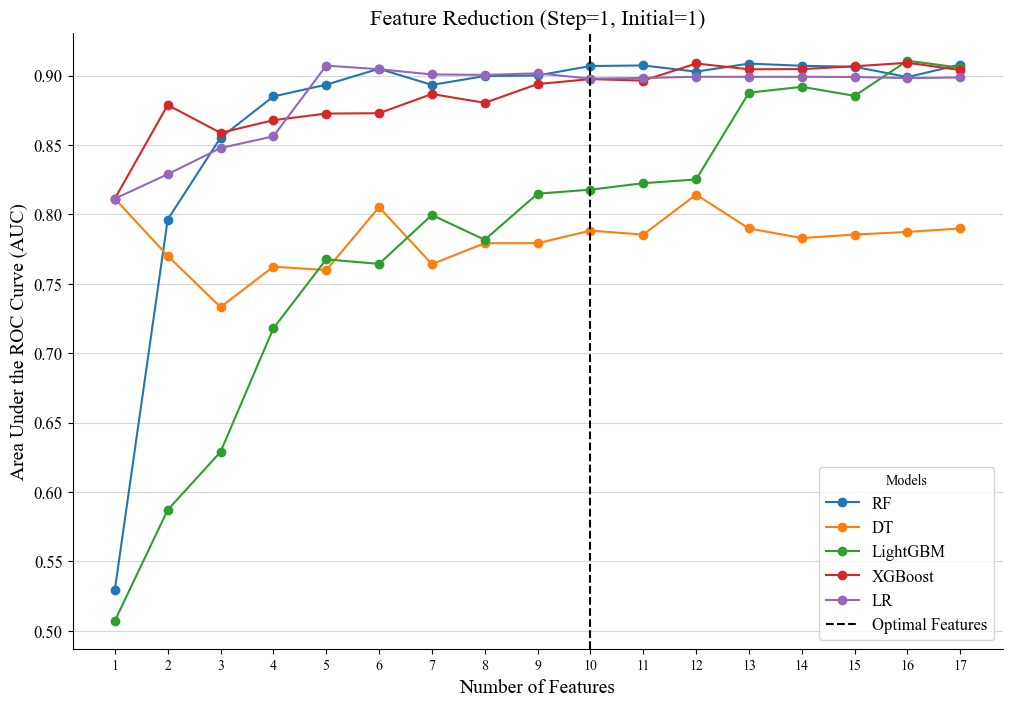

Generate this figure with Python:
import pandas as pd
import numpy as np
import matplotlib.pyplot as plt
from sklearn.model_selection import train_test_split
from sklearn.feature_selection import RFE
from sklearn.metrics import roc_auc_score
from sklearn.ensemble import RandomForestClassifier
from sklearn.tree import DecisionTreeClassifier
from xgboost import XGBClassifier
from sklearn.linear_model import LogisticRegression
from lightgbm import LGBMClassifier
from sklearn.impute import SimpleImputer
import warnings
import time

warnings.filterwarnings("ignore", category=FutureWarning)

plt.rcParams['font.family'] = 'Times New Roman'
plt.rcParams['axes.unicode_minus'] = False

try:
    df = pd.read_excel("test1.xlsx")
except FileNotFoundError:
    print("文件未找到，请检查文件路径。")
    raise

feature_names = ['DR', 'Duration of DM', 'HbA1c', 'Serum creatinine', 'TC', 'Urine protein excretion', 'FBG', 'BMI', 'Age', 'SBP', 'LDL', 'TG', 'ACR', 'DBP', 'HDL', '2hPBG', 'Duration of DN', 'Sex']
target_name = 'Pathology type'

X = df[feature_names]
y = df[target_name]

mean_columns = ['Duration of DM', 'HbA1c', 'Serum creatinine', 'TC', 'Urine protein excretion', 'FBG', 'BMI', 'Age', 'SBP', 'LDL', 'TG', 'ACR', 'DBP', 'HDL', '2hPBG', 'Duration of DN']
median_columns = ['DR', 'Sex']

mean_imputer = SimpleImputer(strategy='mean')
median_imputer = SimpleImputer(strategy='median')

X_mean = pd.DataFrame(mean_imputer.fit_transform(X[mean_columns]), columns=mean_columns)
X_median = pd.DataFrame(median_imputer.fit_transform(X[median_columns]), columns=median_columns)

X = pd.concat([X_mean, X_median], axis=1)
X = X[feature_names]

X_train, X_test, y_train, y_test = train_test_split(
    X, y, test_size=0.2, random_state=42, stratify=y
)

def perform_rfe_single_model(model, X_train, y_train, X_test, y_test, model_name):
    """
    对单个模型执行 RFE 并计算不同特征子集的 ROC AUC 分数
    :param model: 模型对象
    :param X_train: 训练集特征
    :param y_train: 训练集目标变量
    :param X_test: 测试集特征
    :param y_test: 测试集目标变量
    :param model_name: 模型名称
    :return: 包含特征数量和对应 ROC AUC 分数的 DataFrame
    """
    feature_count = len(X_train.columns)
    step = 1
    rfe = RFE(estimator=model, n_features_to_select=1, step=step)
    rfe.fit(X_train, y_train)

    rankings = rfe.ranking_
    sorted_indices = sorted(range(len(rankings)), key=lambda k: rankings[k])

    scores = []
    feature_counts = []
    for i in range(feature_count, 0, -step):
        selected_features_train = X_train.iloc[:, sorted_indices[:i]]
        selected_features_test = X_test.iloc[:, sorted_indices[:i]]

        model.fit(selected_features_train, y_train)

        try:
            y_pred = model.predict_proba(selected_features_test)[:, 1]
            score = roc_auc_score(y_test, y_pred)
        except Exception as e:
            print(f"在计算 {model_name} 模型的 ROC AUC 分数时出现错误: {e}")
            score = np.nan

        scores.append(score)
        feature_counts.append(i)

    results_df = pd.DataFrame({
        "Number_of_Features": feature_counts[::-1],
        model_name: scores[::-1]
    })
    return results_df

models = {
    "RF": RandomForestClassifier(random_state=42),
    "DT": DecisionTreeClassifier(random_state=42),
    "LightGBM": LGBMClassifier(random_state=42, verbose=-1),
    "XGBoost": XGBClassifier(eval_metric='logloss', random_state=42),
    "LR": LogisticRegression(random_state=42, max_iter=20000)
}

results_df = None

for model_name, model in models.items():
    print(f"Running RFE for {model_name}...")
    start_time = time.time()
    try:
        model_results = perform_rfe_single_model(model, X_train, y_train, X_test, y_test, model_name)
        if results_df is None:
            results_df = model_results
        else:
            results_df = results_df.merge(model_results, on="Number_of_Features", how="outer")
    except Exception as e:
        print(f"在运行 {model_name} 模型的 RFE 时出现错误: {e}")
    end_time = time.time()
    print(f"{model_name} 模型训练时间: {end_time - start_time:.2f} 秒")

if results_df is not None:
    results_df.reset_index(drop=True, inplace=True)
    print(results_df)

    # 筛选出满足步长为1、初始值为1的行
    step_size = 1  # 步长设置为1
    initial_value = 1  # 初始值设置为1
    # 筛选满足条件的数据行：特征数量 >= 初始值，并按步长取样
    filtered_results_df = results_df[
        results_df["Number_of_Features"] >= initial_value  # 筛选特征数量大于等于初始值的行
    ].iloc[::step_size, :].reset_index(drop=True)  # 按步长取样，并重置索引
    # 按 "Number_of_Features" 列从大到小排序
    filtered_results_df.sort_values(by="Number_of_Features", ascending=False, inplace=True)

    # 绘制图形
    plt.figure(figsize=(12, 8))  # 设置画布大小
    for column in filtered_results_df.columns[1:]:  # 遍历所有模型的列（从第2列开始）
        plt.plot(
            filtered_results_df["Number_of_Features"],  # X轴：特征数量
            filtered_results_df[column],  # Y轴：对应模型的AUC分数
            label=column,  # 设置图例为模型名称
            marker='o',  # 在曲线上标记点
            linewidth=1.5  # 设置线条宽度
        )

    # 绘制最佳特征数量的垂直虚线
    optimal_features = 10  # 最佳特征数量
    plt.axvline(
        x=optimal_features,  # 垂直线的位置
        color='black',  # 设置线的颜色为黑色
        linestyle='--',  # 设置线型为虚线
        label='Optimal Features'  # 图例说明
    )

    # 设置图表标题和坐标轴标签
    plt.title('Feature Reduction (Step=1, Initial=1)', fontsize=16)  # 图表标题
    plt.xlabel('Number of Features', fontsize=14)  # X轴标签
    plt.ylabel('Area Under the ROC Curve (AUC)', fontsize=14)  # Y轴标签
    # 设置X轴的刻度值和字体大小
    plt.xticks(
        ticks=filtered_results_df["Number_of_Features"],  # 设置刻度值为筛选后的特征数量
        fontsize=10  # 设置字体大小
    )
    plt.yticks(fontsize=12)  # 设置Y轴字体大小
    plt.legend(title="Models", fontsize=12, loc="best")  # 图例标题、字体大小及位置
    plt.grid(axis='y', alpha=0.5)  # 添加Y轴方向的网格线，并设置透明度
    plt.gca().spines['top'].set_visible(False)  # 隐藏顶部边框
    plt.gca().spines['right'].set_visible(False)  # 隐藏右侧边框
    plt.savefig("最佳特征选择.png", format='png', bbox_inches='tight')
    plt.tight_layout()
    plt.show()